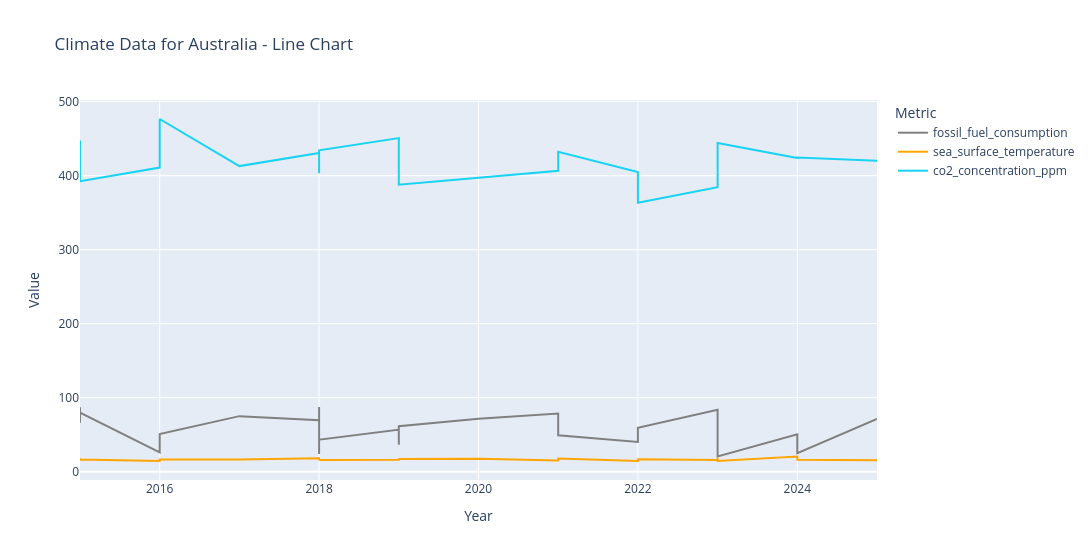

The cell this chart's notebook holds for it:
### Markdown cell above
This steam grahp shows the correlation between co2_concentration and sst. You can see that also here the sea temperature rises with the co2 concentration.

### Code cell
# Create the line chart using all data
fig = px.line(
    melted_data_all,
    x='year',
    y='Value',
    color='Metric',
    title='Climate Data for Australia - Line Chart',
    labels={'Value': 'Value'},
    line_group='Metric',
    color_discrete_map=color_map  # Assign specific colors
)

# Customize the plot for better aesthetics
fig.update_traces(mode="lines")  # Display lines and markers
fig.update_layout(yaxis_title='Value', xaxis_title='Year', width =1200)

# Display the plot
fig.show()

### Figure 1 — Plotly figure (JSON) as saved in the notebook; plotly's stock layout.template omitted (floating-point values rounded to 4 significant figures)
{"data": [{"hovertemplate": "Metric=fossil_fuel_consumption<br>year=%{x}<br>Value=%{y}<extra></extra>", "legendgroup": "fossil_fuel_consumption", "line": {"color": "grey", "dash": "solid"}, "marker": {"symbol": "circle"}, "mode": "lines", "name": "fossil_fuel_consumption", "orientation": "v", "showlegend": true, "type": "scatter", "x": [2015, 2015, 2015, 2016, 2016, 2017, 2018, 2018, 2018, 2018, 2019, 2019, 2019, 2019, 2020, 2021, 2021, 2022, 2022, 2023, 2023, 2023, 2023, 2024, 2024, 2025], "xaxis": "x", "y": [87.1, 66.2, 79.8, 26.07, 50.85, 74.98, 69.35, 23.77, 87.2, 43.19, 56.61, 62.59, 36.39, 61.37, 71.56, 78.51, 48.99, 40.06, 59.29, 83.61, 82.8, 81.16, 20.45, 50.48, 24.91, 71.22], "yaxis": "y"}, {"hovertemplate": "Metric=sea_surface_temperature<br>year=%{x}<br>Value=%{y}<extra></extra>", "legendgroup": "sea_surface_temperature", "line": {"color": "orange", "dash": "solid"}, "marker": {"symbol": "circle"}, "mode": "lines", "name": "sea_surface_temperature", "orientation": "v", "showlegend": true, "type": "scatter", "x": [2015, 2015, 2015, 2016, 2016, 2017, 2018, 2018, 2018, 2018, 2019, 2019, 2019, 2019, 2020, 2021, 2021, 2022, 2022, 2023, 2023, 2023, 2023, 2024, 2024, 2025], "xaxis": "x", "y": [14.83, 18.01, 16.39, 14.36, 16.38, 16.27, 18.0, 15.43, 15.58, 15.81, 16.1, 17.27, 18.14, 17.0, 17.33, 15.19, 17.63, 14.4, 16.84, 15.73, 18.62, 14.65, 14.36, 20.28, 16.2, 15.45], "yaxis": "y"}, {"hovertemplate": "Metric=co2_concentration_ppm<br>year=%{x}<br>Value=%{y}<extra></extra>", "legendgroup": "co2_concentration_ppm", "line": {"color": "#19d3f3", "dash": "solid"}, "marker": {"symbol": "circle"}, "mode": "lines", "name": "co2_concentration_ppm", "orientation": "v", "showlegend": true, "type": "scatter", "x": [2015, 2015, 2015, 2016, 2016, 2017, 2018, 2018, 2018, 2018, 2019, 2019, 2019, 2019, 2020, 2021, 2021, 2022, 2022, 2023, 2023, 2023, 2023, 2024, 2024, 2025], "xaxis": "x", "y": [447.3, 433.5, 392.4, 410.9, 476.5, 412.9, 430.6, 403.3, 427.6, 434.2, 450.8, 431.5, 398.7, 387.8, 397.1, 406.4, 432.2, 404.8, 363.4, 384.4, 397.4, 404.9, 444.0, 423.8, 424.4, 420.2], "yaxis": "y"}], "layout": {"legend": {"title": {"text": "Metric"}, "tracegroupgap": 0}, "title": {"text": "Climate Data for Australia - Line Chart"}, "width": 1200, "xaxis": {"anchor": "y", "domain": [0, 1], "title": {"text": "Year"}}, "yaxis": {"anchor": "x", "domain": [0, 1], "title": {"text": "Value"}}}}
